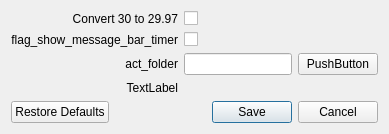
<?xml version="1.0" encoding="UTF-8"?>
<ui version="4.0">
 <class>dialog_settings</class>
 <widget class="QDialog" name="dialog_settings">
  <property name="sizePolicy">
   <sizepolicy hsizetype="Minimum" vsizetype="Minimum">
    <horstretch>0</horstretch>
    <verstretch>0</verstretch>
   </sizepolicy>
  </property>
  <property name="windowTitle">
   <string>Settings</string>
  </property>
  <layout class="QVBoxLayout" name="verticalLayout">
   <item>
    <layout class="QGridLayout" name="gridLayout">
     <item row="2" column="0">
      <widget class="QLabel" name="label_3">
       <property name="text">
        <string>act_folder</string>
       </property>
       <property name="alignment">
        <set>Qt::AlignRight|Qt::AlignTrailing|Qt::AlignVCenter</set>
       </property>
      </widget>
     </item>
     <item row="1" column="0">
      <widget class="QLabel" name="label_2">
       <property name="text">
        <string>flag_show_message_bar_timer</string>
       </property>
       <property name="alignment">
        <set>Qt::AlignRight|Qt::AlignTrailing|Qt::AlignVCenter</set>
       </property>
      </widget>
     </item>
     <item row="2" column="1">
      <widget class="QLineEdit" name="lineEdit"/>
     </item>
     <item row="0" column="1">
      <widget class="QCheckBox" name="checkBox">
       <property name="text">
        <string/>
       </property>
      </widget>
     </item>
     <item row="1" column="1">
      <widget class="QCheckBox" name="checkBox_2">
       <property name="text">
        <string/>
       </property>
      </widget>
     </item>
     <item row="0" column="0">
      <widget class="QLabel" name="label">
       <property name="text">
        <string>Convert 30 to 29.97</string>
       </property>
       <property name="alignment">
        <set>Qt::AlignRight|Qt::AlignTrailing|Qt::AlignVCenter</set>
       </property>
      </widget>
     </item>
     <item row="3" column="0">
      <widget class="QLabel" name="label_4">
       <property name="text">
        <string>TextLabel</string>
       </property>
       <property name="alignment">
        <set>Qt::AlignRight|Qt::AlignTrailing|Qt::AlignVCenter</set>
       </property>
      </widget>
     </item>
     <item row="2" column="2">
      <widget class="QPushButton" name="pushButton">
       <property name="text">
        <string>PushButton</string>
       </property>
      </widget>
     </item>
    </layout>
   </item>
   <item>
    <widget class="QDialogButtonBox" name="buttonBox">
     <property name="orientation">
      <enum>Qt::Horizontal</enum>
     </property>
     <property name="standardButtons">
      <set>QDialogButtonBox::Cancel|QDialogButtonBox::RestoreDefaults|QDialogButtonBox::Save</set>
     </property>
    </widget>
   </item>
  </layout>
 </widget>
 <resources/>
 <connections>
  <connection>
   <sender>buttonBox</sender>
   <signal>accepted()</signal>
   <receiver>dialog_settings</receiver>
   <slot>accept()</slot>
   <hints>
    <hint type="sourcelabel">
     <x>248</x>
     <y>254</y>
    </hint>
    <hint type="destinationlabel">
     <x>157</x>
     <y>274</y>
    </hint>
   </hints>
  </connection>
  <connection>
   <sender>buttonBox</sender>
   <signal>rejected()</signal>
   <receiver>dialog_settings</receiver>
   <slot>reject()</slot>
   <hints>
    <hint type="sourcelabel">
     <x>316</x>
     <y>260</y>
    </hint>
    <hint type="destinationlabel">
     <x>286</x>
     <y>274</y>
    </hint>
   </hints>
  </connection>
 </connections>
</ui>
